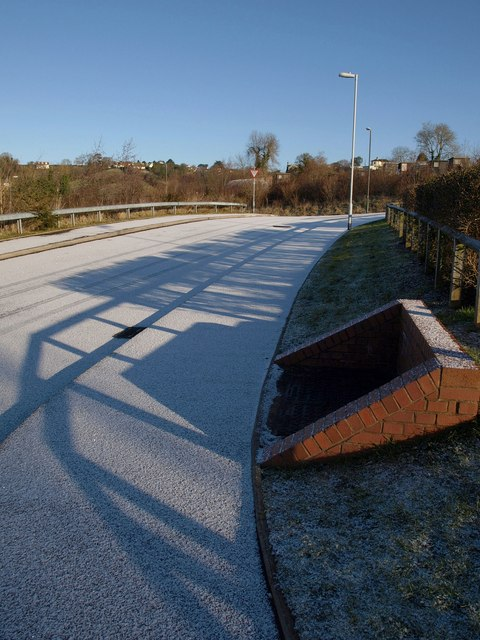
#> input picture data/dry_web/dry_00.jpg, 480 x 640 px
$ python run.py data/dry_web/dry_00.jpg   (older library calls are emulated)
#> lines starting #> are read from the running program, lines starting #| are printed output that depends on the picture; after the words box and inside, x2 and y2 are one past the last pixel; in counts of white or black regions, pixels touching at a corner belong together
### shadow/classify.py
"""Turn cues into shadow/object labels, plus step 4: contour-level voting.

Label maps: 0 = no edge, 1 = object edge, 2 = shadow edge.

Methods (ablation ladder):
  canny        baseline: keep every edge
  color        literature-style single color cue: darker + same chromaticity
  width        proposal sharpness cue: 10%-90% transition wider than WIDTH_T
  blue         illumination-direction color cue: darker AND the dark side is
               shifted toward blue along the sun->sky direction in
               log-chromaticity (what an outdoor shadow does)
  msblur       multi-scale blur estimate larger than BLUR_T (soft penumbra)
  full         blue AND msblur (both independent cues must agree), per pixel
  full_vote    full + majority vote over each contour (contours split at junctions)
"""
import json
import os

import cv2
import numpy as np

from .edges import detect_edges
from .cues import color_cue, multiscale_blur_cue, sharpness_cue, texture_cue

OBJECT, SHADOW = 1, 2

# Default thresholds. tune.py overwrites these via results/params.json.
PARAMS = dict(
    CHROMA_T=0.06,   # color baseline: chroma diff below this -> same color
    DARK_T=0.9,      # dark side must be at most this fraction of the bright side
    WIDTH_T=4.0,     # width baseline: 10-90% transition wider than this (px)
    BLUE_T=0.05,     # projection of the log-chroma change on the shadow direction
    BLUR_T=0.5,      # multi-scale blur estimate (px) above this -> soft
    VOTE_T=0.5,      # contour is shadow if more than this fraction of pixels vote shadow
)

# Direction (in (log R/G, log B/G) space) in which chromaticity moves from the
# sunlit to the shadowed side: sunlight -> bluish skylight. Unit vector,
# estimated once from the ISTD training subset (see tune.py); it is a property
# of daylight + camera, not of any test image.
SHADOW_DIR = np.array([-0.526, 0.850], np.float32)

PER_METHOD = {}   # method -> its own tuned thresholds (fair ablation)

METHODS = ["canny", "color", "width", "blue", "msblur", "full", "full_vote"]


def load_params(path="results/params.json"):
    if os.path.exists(path):
        with open(path) as fh:
            p = json.load(fh)
        PARAMS.update({k: v for k, v in p.items() if k in PARAMS})
        if "SHADOW_DIR" in p:
            SHADOW_DIR[:] = p["SHADOW_DIR"]
        PER_METHOD.update(p.get("per_method", {}))
    return PARAMS


def params_for(method):
    """Global thresholds, overridden by the ones tuned for this method alone."""
    p = dict(PARAMS)
    p.update({k: v for k, v in PER_METHOD.get(method, {}).items() if k in PARAMS})
    if method == "full_vote":   # full_vote = full's pixel thresholds + its vote threshold
        p.update({k: v for k, v in PER_METHOD.get("full", {}).items() if k in PARAMS})
    return p


WORK_SIDE = 640   # images are processed at this longest side (ISTD's resolution)


def resize_to_work(img, interp=cv2.INTER_AREA, side=None):
    """Bring an image to the working scale so penumbra widths (pixels) mean the same thing."""
    side = side or WORK_SIDE
    h, w = img.shape[:2]
    s = side / max(h, w)
    if s >= 1:
        return img
    return cv2.resize(img, (round(w * s), round(h * s)), interpolation=interp)


def compute(img_bgr, sigma=1.4, low=40, high=100):
    """Run edge detection and every cue once. Returns a dict reused by every method.

    The image is first resized to WORK_SIDE; d["img"] is the image actually used,
    and all label maps have its size.
    """
    img_bgr = resize_to_work(img_bgr)
    edges, gray, nx, ny = detect_edges(img_bgr, sigma, low, high)
    raw = cv2.cvtColor(img_bgr, cv2.COLOR_BGR2GRAY)
    ys, xs = np.nonzero(edges)
    c = color_cue(img_bgr, ys, xs, nx, ny)
    lr = c["lr"].reshape(-1, 3)
    dchrom = np.stack([lr[:, 2] - lr[:, 1], lr[:, 0] - lr[:, 1]], 1)  # d log(R/G), d log(B/G)
    return dict(
        img=img_bgr, edges=edges, ys=ys, xs=xs,
        chroma=c["chroma"], dark=c["dark"],
        blue=dchrom @ SHADOW_DIR,
        width=sharpness_cue(gray, ys, xs, nx, ny),
        blur=multiscale_blur_cue(raw, ys, xs, nx, ny),
        texture=texture_cue(raw, ys, xs, nx, ny),
    )


def pixel_votes(d, method, p=None):
    """Boolean array: True if that edge pixel is called a shadow."""
    p = p or params_for(method)
    darker = d["dark"] < p["DARK_T"]
    if method == "canny":
        return np.zeros(len(d["xs"]), bool)
    if method == "color":
        return darker & (d["chroma"] < p["CHROMA_T"])
    if method == "width":
        return darker & (d["width"] > p["WIDTH_T"])
    blue = darker & (d["blue"] > p["BLUE_T"])
    soft = darker & (d["blur"] > p["BLUR_T"])
    if method == "blue":
        return blue
    if method == "msblur":
        return soft
    if method in ("full", "full_vote"):
        return blue & soft
    raise ValueError(method)


def split_contours(edges):
    """Label 8-connected edge curves, cut at junctions (pixels with 3+ edge neighbours).

    Without the cut, a shadow border that touches an object outline would be
    merged with it into one component and forced to share one label.
    """
    e = edges.astype(np.uint8)
    nb = cv2.filter2D(e, cv2.CV_16S, np.ones((3, 3), np.float32)) - e
    junction = (e > 0) & (nb >= 3)
    pieces = e.copy()
    pieces[junction] = 0
    n, comp = cv2.connectedComponents(pieces, connectivity=8)
    return n, comp, junction


def contour_vote(edges, is_shadow, ys, xs, vote_t=0.5, min_len=8):
    """Each contour piece takes the majority label of its pixels.

    Junction pixels and pieces shorter than min_len keep their own pixel label.
    """
    n, comp, junction = split_contours(edges)
    c = comp[ys, xs]
    shadow_count = np.bincount(c, weights=is_shadow.astype(float), minlength=n)
    total = np.bincount(c, minlength=n)
    majority = shadow_count > vote_t * np.maximum(total, 1)
    out = majority[c]
    keep = (c == 0) | (total[c] < min_len) | junction[ys, xs]
    out[keep] = is_shadow[keep]
    return out


def label_map(d, method, p=None):
    p = p or params_for(method)
    is_shadow = pixel_votes(d, method, p)
    if method == "full_vote":
        is_shadow = contour_vote(d["edges"], is_shadow, d["ys"], d["xs"], p["VOTE_T"])
    lab = np.zeros(d["edges"].shape, np.uint8)
    lab[d["ys"], d["xs"]] = np.where(is_shadow, SHADOW, OBJECT)
    return lab


def overlay(img_bgr, lab, thick=False):
    """Object edges green, shadow edges red, on a dimmed copy of the image."""
    out = (img_bgr * 0.4).astype(np.uint8)
    if thick:
        k = np.ones((2, 2), np.uint8)
        obj = cv2.dilate((lab == OBJECT).astype(np.uint8), k) > 0
        sha = cv2.dilate((lab == SHADOW).astype(np.uint8), k) > 0
    else:
        obj, sha = lab == OBJECT, lab == SHADOW
    out[obj] = (0, 255, 0)
    out[sha] = (0, 0, 255)
    return out

### shadow/edges.py
"""Step 1: Gaussian smoothing + Canny edges, plus gradient direction at each edge pixel."""
import cv2
import numpy as np


def detect_edges(img_bgr, sigma=1.4, low=40, high=100):
    """Return (edge_mask uint8 0/1, gray_blur float32, nx, ny).

    nx, ny = unit gradient direction (points from dark to bright).
    """
    gray = cv2.cvtColor(img_bgr, cv2.COLOR_BGR2GRAY)
    blur = cv2.GaussianBlur(gray, (0, 0), sigma)
    edges = cv2.Canny(blur, low, high)

    g = blur.astype(np.float32)
    gx = cv2.Sobel(g, cv2.CV_32F, 1, 0, ksize=3)
    gy = cv2.Sobel(g, cv2.CV_32F, 0, 1, ksize=3)
    mag = np.sqrt(gx * gx + gy * gy) + 1e-6
    return (edges > 0).astype(np.uint8), g, gx / mag, gy / mag

### shadow/cues.py
"""Steps 2 and 3: per-edge-pixel cues.

Every cue is measured by sampling the image on the two sides of an edge pixel,
along the gradient direction (n points from the dark side to the bright side).

Color cues      across a shadow edge the surface is the same, so brightness
                drops but chromaticity (R:G:B proportions) stays about the same,
                and every channel is darkened by a similar factor.
Texture cue     the same texture lit less brightly keeps the same *relative*
                contrast (std / mean), so this ratio should match on both sides.
Sharpness cues  shadow borders (penumbra) are soft/wide, object edges are sharp:
                (a) 10%-90% transition width of the brightness profile,
                (b) multi-scale blur estimate from gradient magnitudes at two
                    Gaussian scales (a Gaussian-blurred step of width s has peak
                    gradient ~ 1/sqrt(s^2 + sigma^2)).
"""
import cv2
import numpy as np


def sample(img, xs, ys):
    """Bilinear sample img at float coords. img: HxW or HxWxC. Returns N or NxC."""
    # cv2.remap needs maps smaller than 32767 px per side, so lay the N points
    # out as a (rows x 4096) grid instead of one long row.
    n = xs.size
    cols = 4096
    rows = max(1, -(-n // cols))
    mx = np.zeros(rows * cols, np.float32)
    my = np.zeros(rows * cols, np.float32)
    mx[:n] = xs.ravel()
    my[:n] = ys.ravel()
    out = cv2.remap(img, mx.reshape(rows, cols), my.reshape(rows, cols),
                    cv2.INTER_LINEAR, borderMode=cv2.BORDER_REPLICATE)
    return out.reshape(rows * cols, -1)[:n].squeeze()


def _sides(img, ys, xs, nx, ny, offset):
    dx, dy = nx[ys, xs], ny[ys, xs]
    bright = sample(img, xs + offset * dx, ys + offset * dy)  # gradient points to bright side
    dark = sample(img, xs - offset * dx, ys - offset * dy)
    return bright, dark


def color_cue(img_bgr, ys, xs, nx, ny, offset=4, patch=3):
    """Cross-edge color comparison.

    Returns a dict of per-pixel arrays:
      chroma    L1 difference of chromaticity (b,g,r)/(b+g+r) between the sides
      dark      mean brightness of dark side / bright side
      lr        Nx3 per-channel log ratios log(dark_c / bright_c)   (B, G, R)
      spread    std of the three log ratios (0 = every channel darkened equally)
      blue      lr_B - lr_R  (> 0: dark side is relatively bluer, as in a
                sky-lit outdoor shadow)
    """
    img = cv2.blur(img_bgr.astype(np.float32), (patch, patch))
    bright, dark = _sides(img, ys, xs, nx, ny, offset)
    eps = 1.0
    cb = bright / (bright.sum(axis=1, keepdims=True) + eps)
    cd = dark / (dark.sum(axis=1, keepdims=True) + eps)
    lr = np.log((dark + eps) / (bright + eps))
    return dict(
        chroma=np.abs(cb - cd).sum(axis=1),
        dark=(dark.sum(axis=1) + eps) / (bright.sum(axis=1) + eps),
        lr=lr,
        spread=lr.std(axis=1),
        blue=lr[:, 0] - lr[:, 2],
    )


def texture_cue(gray, ys, xs, nx, ny, offset=6, win=7):
    """|log(cv_bright / cv_dark)|, cv = local std / local mean (coefficient of variation).

    Illumination scales mean and std together, so cv is unchanged across a
    shadow edge but usually changes across a material boundary.
    """
    g = gray.astype(np.float32)
    mean = cv2.blur(g, (win, win))
    sq = cv2.blur(g * g, (win, win))
    std = np.sqrt(np.maximum(sq - mean * mean, 0))
    cv = (std + 1.0) / (mean + 1.0)
    b, d = _sides(cv, ys, xs, nx, ny, offset)
    return np.abs(np.log(b / d))


def sharpness_cue(gray, ys, xs, nx, ny, half=8):
    """Width (pixels) of the brightness transition along the gradient (10%-90% rise).

    Large width -> soft edge -> looks like a shadow.
    """
    dx, dy = nx[ys, xs], ny[ys, xs]
    ts = np.arange(-half, half + 1, dtype=np.float32)
    px = xs[:, None] + ts[None, :] * dx[:, None]
    py = ys[:, None] + ts[None, :] * dy[:, None]
    prof = sample(gray, px.ravel(), py.ravel()).reshape(len(xs), len(ts))

    lo = prof[:, :3].mean(axis=1, keepdims=True)   # dark plateau
    hi = prof[:, -3:].mean(axis=1, keepdims=True)  # bright plateau
    norm = (prof - lo) / (hi - lo + 1e-6)          # 0 .. 1 across the edge
    i10 = np.argmax(norm >= 0.1, axis=1)
    i90 = np.argmax(norm >= 0.9, axis=1)
    width = (i90 - i10).astype(np.float32)
    width[width < 0] = 2 * half  # messy profile, treat as soft
    return width


def _grad_mag(gray, sigma):
    g = cv2.GaussianBlur(gray.astype(np.float32), (0, 0), sigma)
    gx = cv2.Sobel(g, cv2.CV_32F, 1, 0, ksize=3) / 8.0
    gy = cv2.Sobel(g, cv2.CV_32F, 0, 1, ksize=3) / 8.0
    return np.sqrt(gx * gx + gy * gy)


def multiscale_blur_cue(gray_raw, ys, xs, nx, ny, s1=1.0, s2=3.0, search=2):
    """Estimated edge blur (pixels) from the drop of gradient strength between two scales.

    For an ideal step of height A blurred by a Gaussian of std s, smoothing with
    another Gaussian of std sigma gives peak gradient A / sqrt(2*pi*(s^2+sigma^2)).
    So r = G(s2) / G(s1) = sqrt(s^2+s1^2) / sqrt(s^2+s2^2), and
        s^2 = (r^2 s2^2 - s1^2) / (1 - r^2).
    Sharp object edges -> small s; soft shadow borders (penumbra) -> large s.
    Peaks are searched +-search px along the normal because blur can shift them.
    """
    g1, g2 = _grad_mag(gray_raw, s1), _grad_mag(gray_raw, s2)
    dx, dy = nx[ys, xs], ny[ys, xs]
    best1 = np.zeros(len(xs), np.float32)
    best2 = np.zeros(len(xs), np.float32)
    for t in range(-search, search + 1):
        best1 = np.maximum(best1, sample(g1, xs + t * dx, ys + t * dy))
        best2 = np.maximum(best2, sample(g2, xs + t * dx, ys + t * dy))
    r = np.clip(best2 / (best1 + 1e-6), 0.0, 0.999)
    s_sq = (r * r * s2 * s2 - s1 * s1) / (1 - r * r)
    return np.sqrt(np.clip(s_sq, 0, 15 ** 2))

### run.py
"""Label edges in one image (or every image in a folder) and save overlays.

    python run.py photo.jpg
    python run.py data/own/ --method full_vote --out results/own

Output: <name>_<method>.png  (green = object edge, red = shadow edge)
        <name>_<method>_cleaned.png  (edge map with shadow edges removed)
"""
import argparse
import os

import cv2

from shadow.classify import METHODS, OBJECT, compute, label_map, load_params, overlay

EXTS = (".png", ".jpg", ".jpeg", ".bmp", ".tif")


def main():
    ap = argparse.ArgumentParser()
    ap.add_argument("input", help="image file or folder")
    ap.add_argument("--method", default="all", choices=METHODS + ["all"])
    ap.add_argument("--out", default="results")
    ap.add_argument("--params", default="results/params.json")
    args = ap.parse_args()
    load_params(args.params)
#> (reads results/params.json from the repository)

    if os.path.isdir(args.input):
        files = sorted(os.path.join(args.input, f) for f in os.listdir(args.input)
                       if f.lower().endswith(EXTS))
    else:
        files = [args.input]
    methods = METHODS if args.method == "all" else [args.method]
    os.makedirs(args.out, exist_ok=True)

    for path in files:
        img = cv2.imread(path)
#> img is the input picture: shape (640, 480, 3); mean B, G, R 113.1, 97, 83.5
        if img is None:
            print("skip (can't read):", path)
            continue
        name = os.path.splitext(os.path.basename(path))[0]
        d = compute(img)
#> in detect_edges, `edges = cv2.Canny(blur, low, high)`:
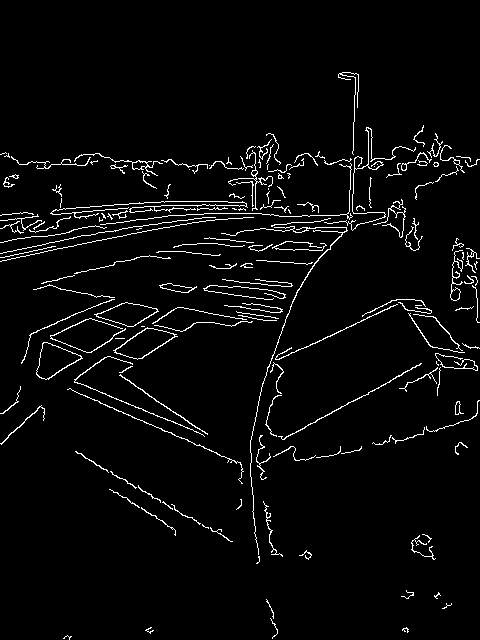
#> edges: shape (640, 480); 3.6% white in thin lines or dots, all inside (x1, y1, x2, y2) = (0, 72, 480, 640)
#> in compute, `edges, gray, nx, ny = detect_edges(img_bgr, sigma, low, high)`:
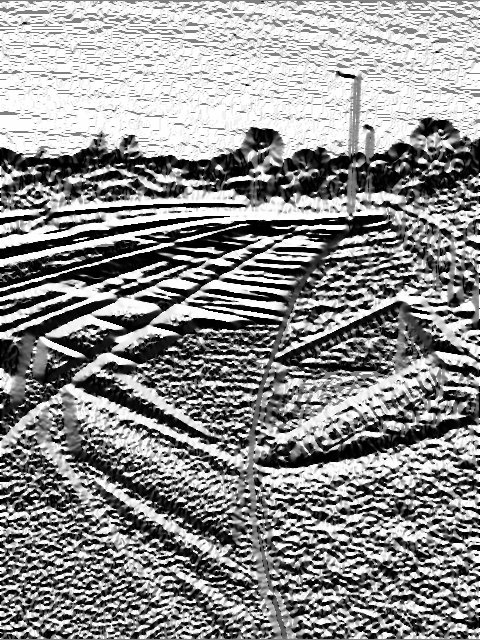
#> ny: shape (640, 480) float32; min -1, max 1, mean 0.124; drawn with min black and max white
#> in compute, `ys, xs = np.nonzero(edges)`: ys = 11096 values from 72 to 639; xs = 11096 values, max 479 at index 812, min 0 at index 508, mean 242.8
#> in _sides, `dx, dy = nx[ys, xs], ny[ys, xs]`: dx = 11096 values, max 1 at index 68, min -1 at index 63, mean -0.0774; dy = 11096 values, max 1 at index 7, min -1 at index 441, mean -0.0762
#> in compute, `c = color_cue(img_bgr, ys, xs, nx, ny)`: c = 5 items
#> in compute, `dchrom = np.stack([lr[:, 2] - lr[:, 1], lr[:, 0] - lr[:, 1]], 1)`: dchrom = 11096 pairs, first value -1.09 to 1.08, second value -1.06 to 1.54
#> in sharpness_cue, `lo = prof[:, :3].mean(axis=1, keepdims=True)`: lo = 11096 values, max 198 at index 4050, min 1.64 at index 8783, mean 83.36
#> in sharpness_cue, `hi = prof[:, -3:].mean(axis=1, keepdims=True)`: hi = 11096 values, max 199 at index 3124, min 15.21 at index 7049, mean 116.1
#> in sharpness_cue, `i10 = np.argmax(norm >= 0.1, axis=1)`: i10 = 11096 values, max 15 at index 23, min 0 at index 3, mean 3.8
#> in sharpness_cue, `i90 = np.argmax(norm >= 0.9, axis=1)`: i90 = 11096 values, max 16 at index 88, min 0 at index 12, mean 9.47
#> in sharpness_cue, `width = (i90 - i10).astype(np.float32)`: width = 11096 values, max 16 at index 2060, min 0 at index 1, mean 5.66
#> call 2 of _grad_mag, with sigma = 3
#> in _grad_mag (call 2), `return np.sqrt(gx * gx + gy * gy)`:
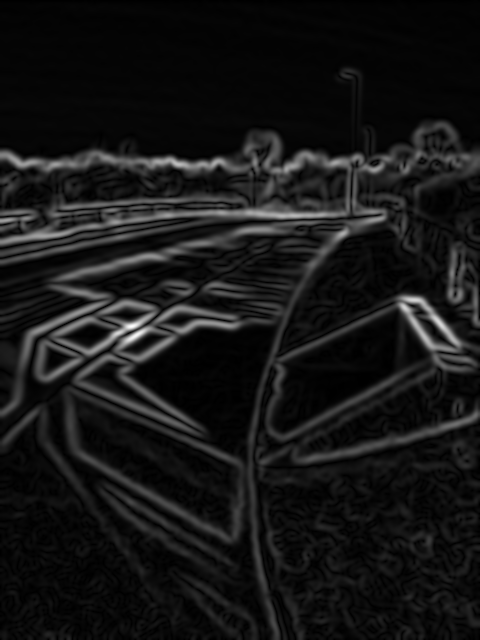
#> returned value: shape (640, 480) float32; min 0, max 19.8, mean 1.74; drawn with min black and max white
#> in multiscale_blur_cue, `best1 = np.zeros(len(xs), np.float32)`: best1 = 11096 values from 0 to 0
#> after the loop in multiscale_blur_cue, `for t in range(-search, search + 1):`: best1 = 11096 values, max 48.25 at index 7643, min 4.31 at index 5521, mean 17.18; best2 = 11096 values, max 19.8 at index 7423, min 0.45 at index 10888, mean 6.05
#> in multiscale_blur_cue, `r = np.clip(best2 / (best1 + 1e-6), 0.0, 0.999)`: r = 11096 values, max 0.999 at index 987, min 0.0437 at index 11063, mean 0.371
#> in multiscale_blur_cue, `s_sq = (r * r * s2 * s2 - s1 * s1) / (1 - r * r)`: s_sq = 11096 values, max 3993.1 at index 987, min -0.985 at index 11063, mean 7.35
#> in texture_cue, `sq = cv2.blur(g * g, (win, win))`:
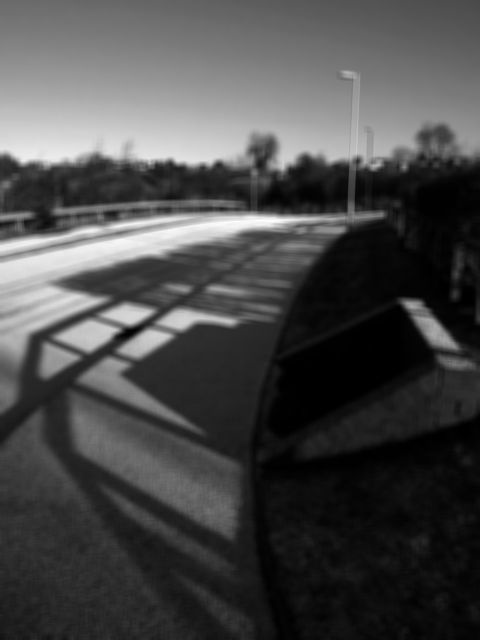
#> sq: shape (640, 480) float32; min 2.9, max 40197.3, mean 11617.2; drawn with min black and max white
#> in texture_cue, `cv = (std + 1.0) / (mean + 1.0)`:
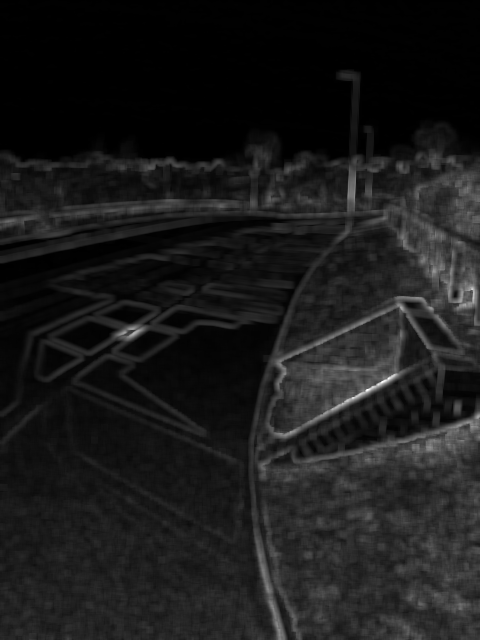
#> cv: shape (640, 480) float32; min 0.00775, max 1.75, mean 0.192; drawn with min black and max white
#> in texture_cue, `b, d = _sides(cv, ys, xs, nx, ny, offset)`: b = 11096 values, max 0.897 at index 6440, min 0.00976 at index 321, mean 0.198; d = 11096 values, max 1.33 at index 5939, min 0.011 at index 119, mean 0.251
#> d = 10 items
        for m in methods:
            lab = label_map(d, m)
            cv2.imwrite(os.path.join(args.out, f"{name}_{m}.png"), overlay(d["img"], lab))
            cv2.imwrite(os.path.join(args.out, f"{name}_{m}_cleaned.png"), (lab == OBJECT).astype("uint8") * 255)
#> this loop made 7 passes
#> pass 1, in main, `cv2.imwrite(os.path.join(args.out, f"{name}_{m}.png"), overlay(d["img"..`:
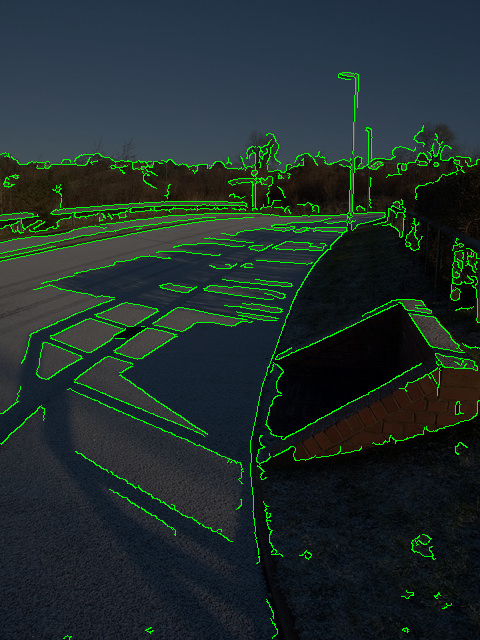
#> saved as dry_00_canny.png: shape (640, 480, 3); mean B, G, R 43.4, 46.2, 31.6
#> pass 2, in main, `lab = label_map(d, m)`:
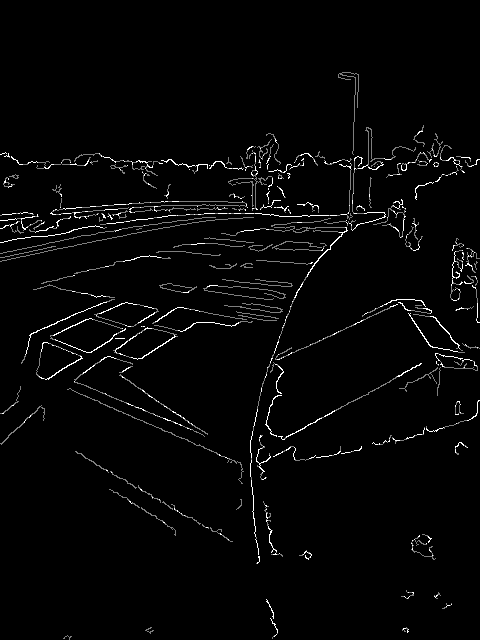
#> lab: shape (640, 480); min 0, max 2, mean 0.0497; drawn with min black and max white
        print("done:", path)
    print("saved to", args.out)
#| saved to results


if __name__ == "__main__":
    main()
